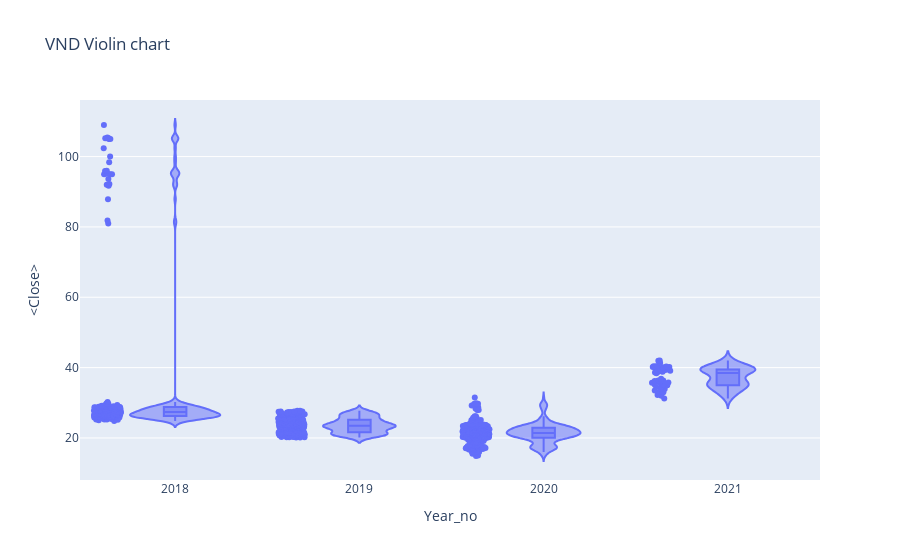

Notebook cell for this chart:
### Code cell
#px.violin(df_tips, y="tip", x="smoker", color="sex", box=True, points="all",
#          hover_data=df_tips.columns)

fig = go.Figure()
px.violin(df,x='Year_no',y='<Close>',box =True, points='all',
         hover_data=df.columns, title = 'VND Violin chart')

### Figure 1 — Plotly figure (JSON) as saved in the notebook; plotly's stock layout.template omitted (floating-point values rounded to 4 significant figures; data arrays with more than 128 entries replaced by an {"elided": "..."} marker saying what was removed)
{"data": [{"alignmentgroup": "True", "box": {"visible": true}, "customdata": {"elided": "707x3 mixed values"}, "hovertemplate": "Year_no=%{x}<br><Close>=%{y}<br>datetime=%{customdata[0]}<br><Volume>=%{customdata[1]}<br>Period=%{customdata[2]}<extra></extra>", "legendgroup": "", "marker": {"color": "#636efa"}, "name": "", "offsetgroup": "", "orientation": "v", "points": "all", "scalegroup": "True", "showlegend": false, "type": "violin", "x": {"elided": "707 int values"}, "x0": " ", "xaxis": "x", "y": {"elided": "707 float values"}, "y0": " ", "yaxis": "y"}], "layout": {"legend": {"tracegroupgap": 0}, "title": {"text": "VND Violin chart"}, "violinmode": "group", "xaxis": {"anchor": "y", "domain": [0, 1], "title": {"text": "Year_no"}}, "yaxis": {"anchor": "x", "domain": [0, 1], "title": {"text": "<Close>"}}}}
